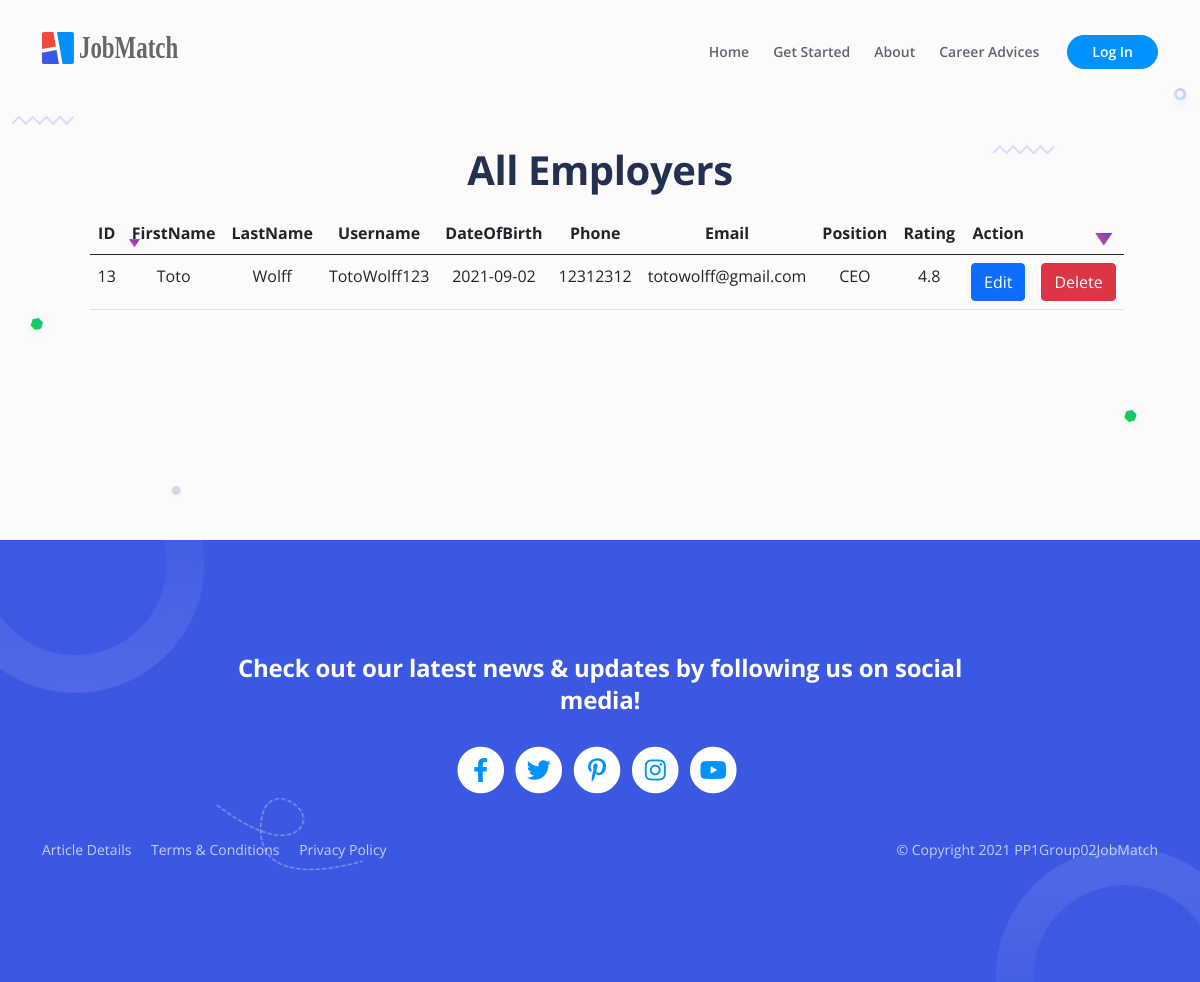
Before: /view/employer_list.php with the older database file.
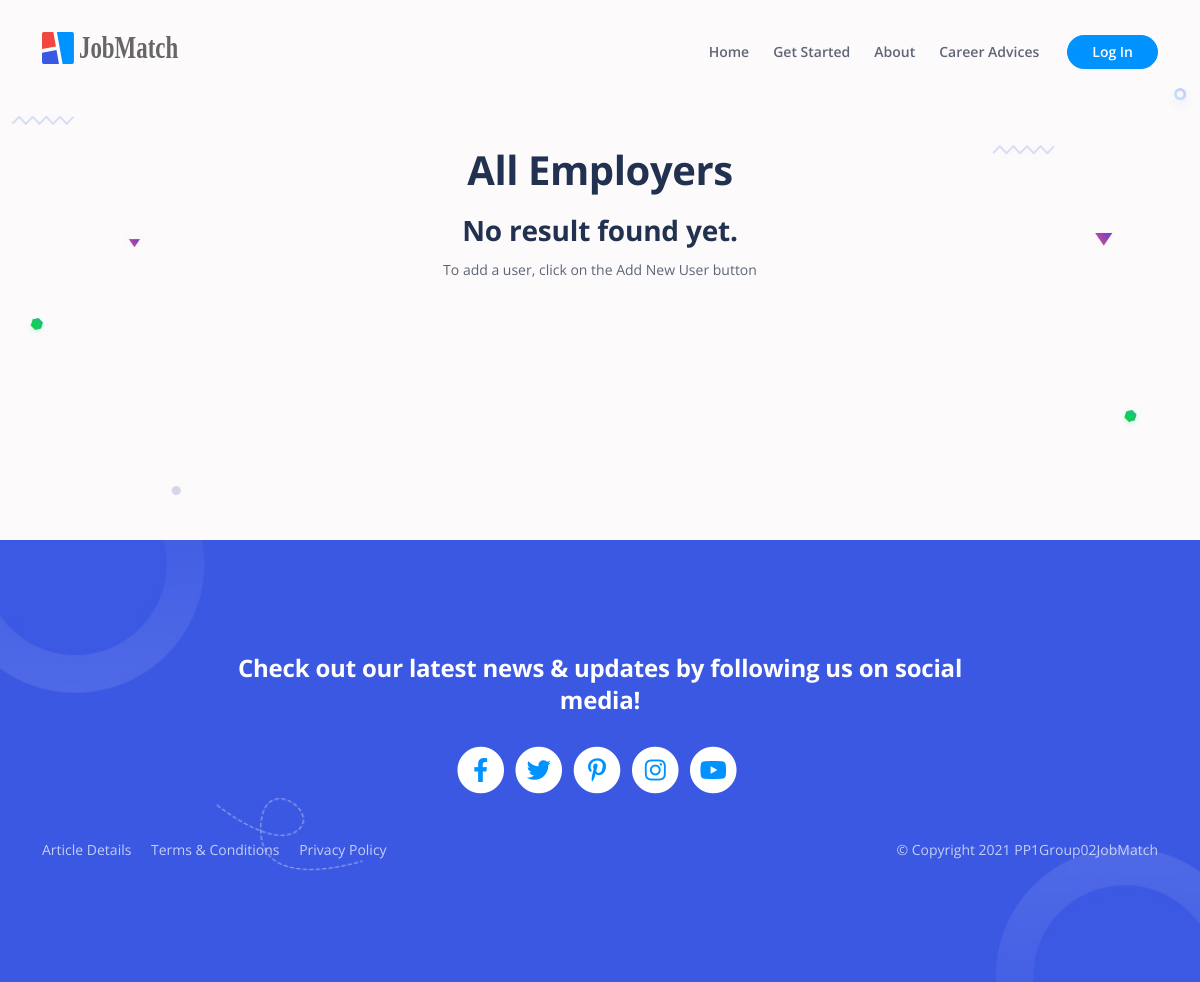
After: the same page with the newer database file.
### tables this page shows
CREATE TABLE `employer` (
  `id` int(11) NOT NULL,
  `firstName` text NOT NULL,
  `lastName` text NOT NULL,
  `username` text NOT NULL,
  `password` text NOT NULL,
  `dateOfBirth` date NOT NULL,
  `phone` text NOT NULL,
  `email` text NOT NULL,
  `position` text NOT NULL,
  `rating` double(2,1) DEFAULT NULL,
  `image` mediumblob DEFAULT NULL
);

### controller/admin_controller.php (called while the page is built, shortened)
<?php
class AdminController {
	public function getAllEmployer(){
        require_once '../model/admin_model.php';
        include '../model/db_connection.php';
        $adminModel = new AdminModel();
        return $adminModel->getAllEmployer($db);
	}
}

### model/admin_model.php (called while the page is built, shortened)
<?php
class AdminModel {
	public function getAllEmployer($db) {
		require_once '../model/user_object.php';
		$allEmployers = array();
		$query = "SELECT * FROM employer ORDER BY id";
		$result = $db->query($query);
		$numResults = $result->num_rows;
		for ($i = 0; $i < $numResults; $i++) {
			$row = $result->fetch_assoc();
			$allEmployers[$i] = new Employer($row['id'], $row['firstName'], $row['lastName'], $row['username'], $row['password'], $row['dateOfBirth'], $row['phone'], $row['email'], $row['position'], $row['rating'], $row['image']);
		}
		return $allEmployers;
	}
}
?>

### model/user_object.php (called while the page is built, shortened)
<?php
class Employer {
    public function __construct($id, $firstName, $lastName, $username, $password, $dob, $phone, $email, $position, $rating, $image) {
        $this->id = $id;
        $this->firstName = $firstName;
        $this->lastName = $lastName;
        $this->username = $username;
        $this->dob = $dob;
        $this->phone = $phone;
        $this->email = $email;
        $this->position = $position;
        $this->rating = $rating;
    }
}
?>

### view/employer_list.php (the view, shortened to what the rows shown need)
<!DOCTYPE html>
<html lang="en">
<head>
    <?php
        require_once("component/header.php");
    ?>
</head>
<body data-bs-spy="scroll" data-bs-target="#navbarExample" class="text-center">
    <header id="ex-header" class="ex-header">
        <div class="container">
            <div class="row justify-content-md-center">
                <div class="col-xl-11 mb-2">
                    <h1>All Employers</h1>
                </div>
                <div class="col-xl-11 mb-5" style="min-height: 200px;">
                <?php
                    require_once '../controller/admin_controller.php';
                    $ac = new AdminController();
                    $allEmployers = $ac->getAllEmployer();
                    if (count($allEmployers) < 1) {
                            echo "<h3>No result found yet.</h3> <small>To add a user, click on the Add New User button</small>";
                    } else {
                            echo "<table class='table'>";
                            echo "      <thead>";
                            echo "        <tr>";
                            echo "            <th scope='col'>ID</th>";
                            echo "            <th scope='col'>FirstName</th>";
                            echo "            <th scope='col'>LastName</th>";
                            echo "            <th scope='col'>Username</th>";
                            echo "            <th scope='col'>DateOfBirth</th>";
                            echo "            <th scope='col'>Phone</th>";
                            echo "            <th scope='col'>Email</th>";
                            echo "            <th scope='col'>Position</th>";
                            echo "            <th scope='col'>Rating</th>";
                            echo "            <th scope='col'>Action</th>";
                            echo "            <th scope='col'></th>";
                            echo "        </tr>";
                            echo "      </thead>";
                            echo "      <tbody>";
                        foreach ($allEmployers as $employer) {
                            echo "        <tr>";
                            echo "          <td scope=\"row\">$employer->id</td>";
                            echo "          <td scope=\"row\">$employer->firstName</td>";
                            echo "          <td scope=\"row\">$employer->lastName</td>";
                            echo "          <td scope=\"row\">$employer->username</td>";
                            echo "          <td scope=\"row\">$employer->dob</td>";
                            echo "          <td scope=\"row\">$employer->phone</td>";
                            echo "          <td scope=\"row\">$employer->email</td>";
                            echo "          <td scope=\"row\">$employer->position</td>";
                            echo "          <td scope=\"row\">$employer->rating</td>";
                            createEditButton("id", $employer->id, "Edit", "edit_emp.php");
                            createDeleteButton("username", $employer->username, "Delete");
                            echo "        </tr>";
                        }
                            echo "      </tbody>";
                            echo "</table>";
                    }
                    function createEditButton($hiddenName, $hiddenValue, $buttonText, $actionPage){
                        echo "<td>";
                        echo "<form action=$actionPage method=\"GET\">";
                        echo "<button type=\"submit\" class=\"btn btn-primary\">$buttonText</button>";
                        echo "</form>";
                        echo "</td>";
                    }
                    function createDeleteButton($hiddenName, $employer, $buttonText){
                        echo "<td>";
                        echo "<form method=\"POST\">";
                        echo "<button name=\"delete\" type=\"submit\" class=\"btn btn-danger\" onclick=\"return confirm('Are you sure you want to delete $employer ?')\" >$buttonText</button>";
                        echo "</form>";
                        echo "</td>";
                    }
                    ?>
                </div>
            </div>
        </div>
    </header>
</body>
</html>

Changed rows visible on the page:
removed employer: id "13", firstName "Toto", lastName "Wolff", username "TotoWolff123", dateOfBirth "2021-09-02", phone "12312312", email "totowolff@gmail.com", position "CEO", rating "4.8"
Other visible differences:
text no longer shown: "ID FirstName LastName Username DateOfBirth Phone Email Position Rating Action"
text now shown: "No result found yet. To add a user, click on the Add New User button"
